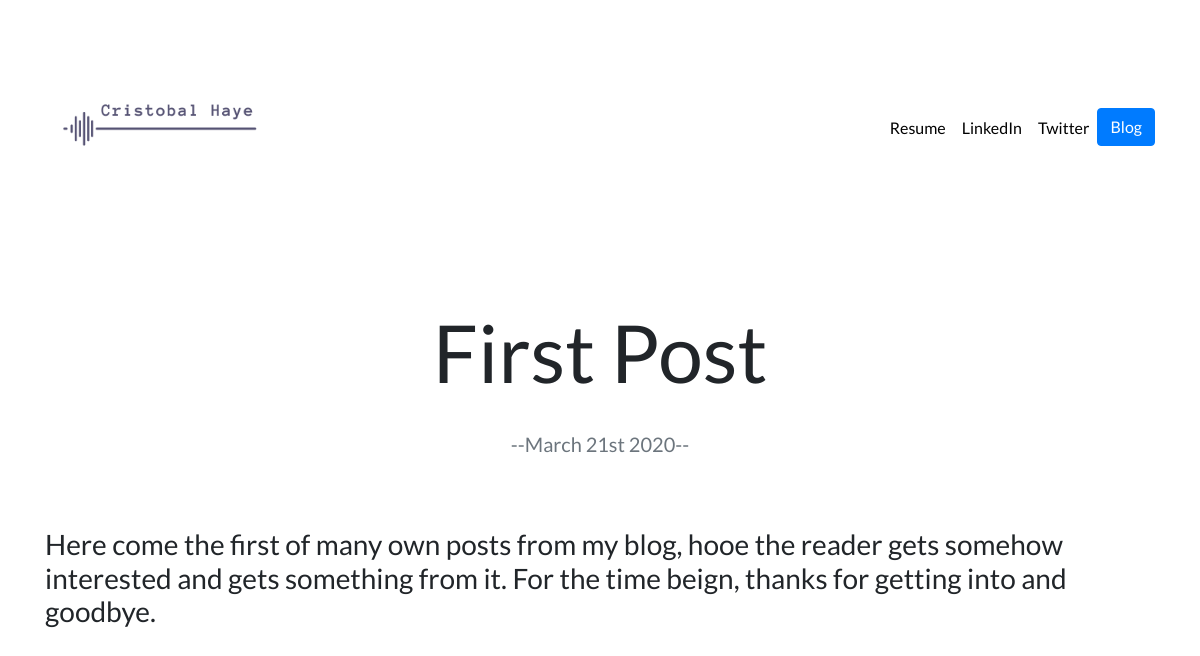
The app's page /blog/4/ with its own data.
### blog/models.py (models this page shows, shortened)
class Post(models.Model):
	title = models.CharField(max_length=100)
	post = models.TextField()
	date = models.DateField(auto_now = True)
	image = models.ImageField(upload_to = 'blog/images/', default = 'blog/images/default.jpg')

### blog/views.py (the view)
# urls.py: path('<int:blog_id>/', views.detail, name='detail'),
def detail(request, blog_id):
	blog = get_object_or_404(Post, pk=blog_id)
	return render(request, 'blog/detail.html',{'blog':blog})

### blog/templates/blog/detail.html
{% extends 'portfolio/base.html' %}
{% block content %}
<h1  class="text-center mt-5" id="blogdetailtitle">{{ blog.title }}</h1>
<br>
<h5 class="text-center text-muted mb-5">--{{ blog.date|date:'F jS Y' }}--</h5>
<br>
<h3>{{ blog.post|safe }}</h3>
{% endblock %}

### portfolio/static/portfolio/custom.css (style rules this page uses)
body { font-family: 'Lato', sans-serif; }
@media (min-width: 992px) { #blogdetailtitle { font-size: 5rem; } }

### records on screen
Post: title "First Post", date "March 21st 2020", post "Here come the first of many own posts from my blog, hooe the reader gets somehow interested and gets something from it. For the time beign, thanks for getting into and goodbye."
